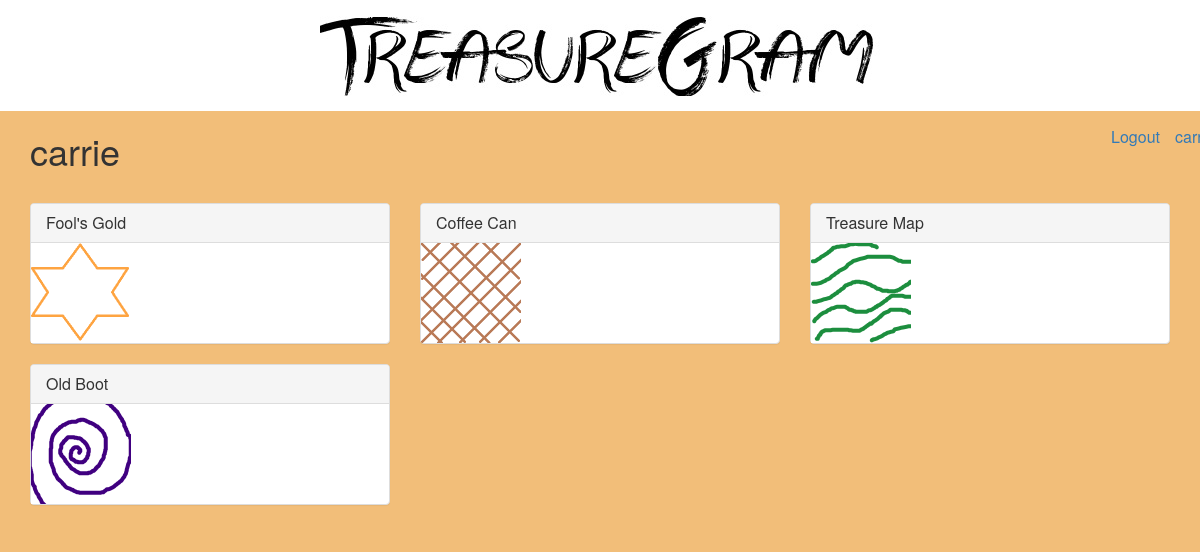
/user/carrie/ (signed in), run on the app's committed database.
### main_app/models.py (models this page shows, shortened)
class Treasure(models.Model):
	user = models.ForeignKey(User)
	name = models.CharField(max_length=100)
	value = models.DecimalField(max_digits=10,
								decimal_places=2)
	material = models.CharField(max_length=100)
	location = models.CharField(max_length=100)
	image = models.ImageField(upload_to = 'treasure_images',
		default = 'media/default.png')

### main_app/views.py (the view)
# urls.py: url(r'^user/(\w+)/$', views.profile, name='profile'),
def profile(request, username):
	user = User.objects.get(username=username)
	treasures = Treasure.objects.filter(user=user)
	return render(request, 'profile.html', {'username': username, 'treasures': treasures})

### main_app/templates/profile.html
{% extends 'base.html' %}
{% load staticfiles %}
	{% block content %}
	<h1>{{ username }}</h1><br>
		<div class="row">
		{% for treasure in treasures %}
			<div class="col-md-4">
				<a href="/{{treasure.id}}/">
					<div class="treasure panel panel-default">
						<div class="panel-heading">
							<h2 class="panel-title">{{ treasure.name }}</h2>
						</div>
						<div class="treasure-photo">
							<img src="{{ treasure.image.url }}" height="100">
						</div>
					</div>
				</a>
			</div>
		{% if forloop.counter|divisibleby:3 %}
			</div><div class="row">
		{% endif %}
		{% endfor %}
	{% endblock %}

### main_app/templates/base.html (shortened to what this page needs)
{% load staticfiles %}
<!DOCTYPE html>
<html>
	<head>
		<link rel="stylesheet" href="{% static 'bootstrap.min.css' %}" />
		<link rel="stylesheet" type="text/css" href="{% static 'style.css' %}" />
	</head>
	<body>
		<nav>
			<a href="/">
				<img class = "logo" src="{% static 'images/logo.jpg' %}" alt="TreasureGram" />
			</a>
			{% if user.is_authenticated %}
				<a class = "navbar-text navbar-right" href="{% url 'profile' user.username %}">{{ user.username }}</a>
				<a class = "navbar-text navbar-right" href="{% url 'logout' %}">Logout</a>
			{% else %}
				<a class = "navbar-text navbar-right" class = "navbar-text navbar-right" href="{% url 'login' %}">Login</a>
			{% endif %}
		</nav>
		<main class="container container--mw700" rule="main">
			{% block content %}
			{% endblock %}
		</main>
	</body>
</html>

### main_app/static/style.css (style rules this page uses)
body { background-color: #F2BE79; font-size: 16px; }
nav { background-color: white; }
.logo { display: block; margin: auto; }

### data on the page
Treasure: name "Fool's Gold", image (picture)
Treasure: name "Coffee Can", image (picture)
Treasure: name "Treasure Map", image (picture)
Treasure: name "Old Boot", image (picture)

### other printed values
{{ username }} "carrie"
